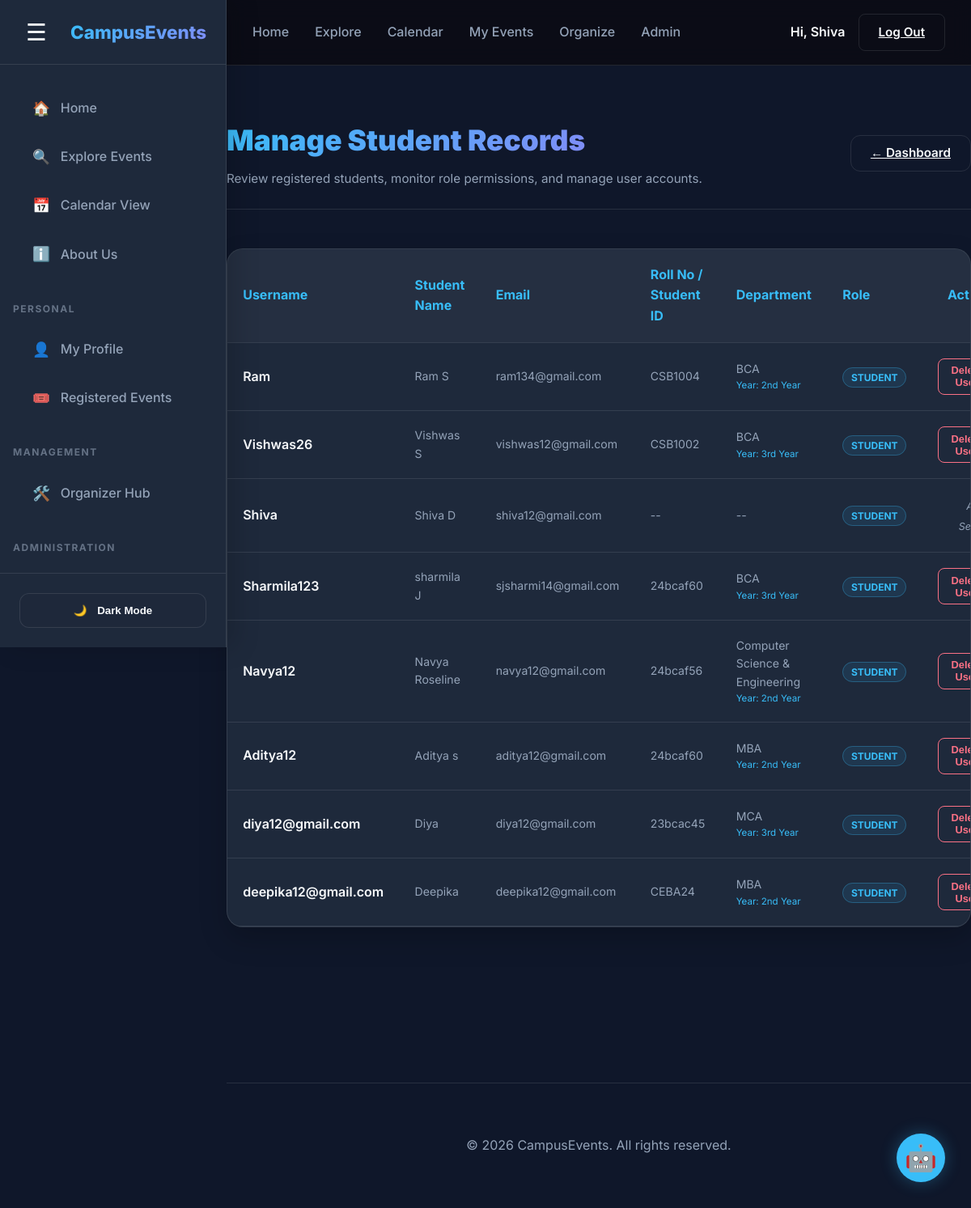
/admin-dashboard/students/ (signed in), run on the app's committed database.
### events/models.py (models this page shows, shortened)
class StudentProfile(models.Model):
    YEAR_CHOICES = [
        ('1', '1st Year'),
        ('2', '2nd Year'),
        ('3', '3rd Year'),
        ('4', '4th Year'),
        ('PG', 'Post Graduate'),
    ]
    DEPARTMENT_CHOICES = [
        ('CSE', 'Computer Science & Engineering'),
        ('ECE', 'Electronics & Communication'),
        ('ME',  'Mechanical Engineering'),
        ('CE',  'Civil Engineering'),
        ('EEE', 'Electrical & Electronics'),
        ('IT',  'Information Technology'),
        ('BCA', 'BCA'),
        ('MCA', 'MCA'),
        ('MBA', 'MBA'),
        ('Other', 'Other'),
    ]
    ROLE_CHOICES = [
        ('student', 'Student'),
        ('organizer', 'Event Organizer'),
        ('admin', 'Administrator'),
    ]
    user       = models.OneToOneField(User, on_delete=models.CASCADE, related_name='student_profile')
    student_id = models.CharField(max_length=20, blank=True)
    department = models.CharField(max_length=50, choices=DEPARTMENT_CHOICES, blank=True)
    year       = models.CharField(max_length=5, choices=YEAR_CHOICES, blank=True)
    phone      = models.CharField(max_length=15, blank=True)
    role       = models.CharField(max_length=20, choices=ROLE_CHOICES, default='student')

### events/views.py (the view)
    def wrapper(request, *args, **kwargs):
        if not is_user_admin(request.user):
            messages.error(request, "Access denied. Administrator privileges required.")
            return redirect('index')
        return view_func(request, *args, **kwargs)

### templates/admin_students.html (shortened to what this page needs)
{% extends 'base.html' %}
{% load static %}
{% block content %}
<section class="container" style="padding: 4rem 0; min-height: 80vh;">
    <div style="margin-bottom: 3rem; border-bottom: 1px solid var(--glass-border); padding-bottom: 1.5rem; display: flex; justify-content: space-between; align-items: center; flex-wrap: wrap; gap: 1rem;">
        <div>
            <h1 style="font-size: 2.2rem; font-weight: 900; background: linear-gradient(135deg, var(--primary-color), var(--secondary-color)); -webkit-background-clip: text; background-clip: text; -webkit-text-fill-color: transparent; display: inline-block;">
                Manage Student Records
            </h1>
            <p style="color: var(--text-secondary); margin-top: 0.5rem; font-size: 0.95rem;">Review registered students, monitor role permissions, and manage user accounts.</p>
        </div>
        <a href="{% url 'admin_dashboard' %}" class="btn btn-outline" style="border-radius: 12px;">← Dashboard</a>
    </div>
    <div style="background: var(--surface-color); border: 1px solid var(--glass-border); border-radius: 20px; overflow: hidden; box-shadow: 0 15px 35px rgba(0,0,0,0.2);">
        <div style="overflow-x: auto;">
            <table style="width: 100%; border-collapse: collapse; text-align: left; min-width: 800px;">
                <thead>
                    <tr style="background: rgba(255, 255, 255, 0.03); border-bottom: 1px solid var(--glass-border);">
                        <th style="padding: 1.2rem; font-weight: 700; color: var(--primary-color);">Username</th>
                        <th style="padding: 1.2rem; font-weight: 700; color: var(--primary-color);">Student Name</th>
                        <th style="padding: 1.2rem; font-weight: 700; color: var(--primary-color);">Email</th>
                        <th style="padding: 1.2rem; font-weight: 700; color: var(--primary-color);">Roll No / Student ID</th>
                        <th style="padding: 1.2rem; font-weight: 700; color: var(--primary-color);">Department</th>
                        <th style="padding: 1.2rem; font-weight: 700; color: var(--primary-color);">Role</th>
                        <th style="padding: 1.2rem; font-weight: 700; color: var(--primary-color); text-align: right;">Actions</th>
                    </tr>
                </thead>
                <tbody>
                    {% for student in students %}
                    <tr style="border-bottom: 1px solid var(--glass-border); transition: var(--transition); background: transparent;"
                        onmouseover="this.style.background='rgba(255, 255, 255, 0.015)'"
                        onmouseout="this.style.background='transparent'">
                        <td style="padding: 1.2rem; font-weight: 600; color: var(--text-primary);">
                            {{ student.user.username }}
                        </td>
                        <td style="padding: 1.2rem; color: var(--text-secondary); font-size: 0.88rem;">
                            {{ student.user.get_full_name|default:"--" }}
                        </td>
                        <td style="padding: 1.2rem; color: var(--text-secondary); font-size: 0.88rem;">
                            {{ student.user.email|default:"--" }}
                        </td>
                        <td style="padding: 1.2rem; color: var(--text-secondary); font-size: 0.88rem;">
                            {{ student.student_id|default:"--" }}
                        </td>
                        <td style="padding: 1.2rem; color: var(--text-secondary); font-size: 0.88rem;">
                            {{ student.get_department_display|default:"--" }}
                            {% if student.year %}
                                <span style="display: block; font-size: 0.72rem; color: var(--primary-color);">Year: {{ student.get_year_display }}</span>
                            {% endif %}
                        </td>
                        <td style="padding: 1.2rem;">
                            {% if student.role == 'admin' %}
                                <span style="background: rgba(239, 68, 68, 0.1); border: 1px solid rgba(239, 68, 68, 0.3); color: #ef4444; font-size: 0.75rem; font-weight: 700; padding: 0.25rem 0.6rem; border-radius: 20px; text-transform: uppercase;">Admin</span>
                            {% elif student.role == 'organizer' %}
                                <span style="background: rgba(139, 92, 246, 0.1); border: 1px solid rgba(139, 92, 246, 0.3); color: #8b5cf6; font-size: 0.75rem; font-weight: 700; padding: 0.25rem 0.6rem; border-radius: 20px; text-transform: uppercase;">Organizer</span>
                            {% else %}
                                <span style="background: rgba(56, 189, 248, 0.1); border: 1px solid rgba(56, 189, 248, 0.3); color: #38bdf8; font-size: 0.75rem; font-weight: 700; padding: 0.25rem 0.6rem; border-radius: 20px; text-transform: uppercase;">Student</span>
                            {% endif %}
                        </td>
                        <td style="padding: 1.2rem; text-align: right;">
                            {% if student.user != user %}
                                <form action="" method="POST" style="display: inline;" onsubmit="return confirm('Are you sure you want to delete this student account? This will permanently delete user credentials, RSVPs, and associated data.');">
                                    <button type="submit" class="btn btn-outline" style="padding: 0.4rem 1rem; font-size: 0.8rem; border-radius: 8px; border-color: var(--accent-color); color: var(--accent-color); cursor: pointer;">
                                        Delete User
                                    </button>
                                </form>
                            {% else %}
                                <span style="font-size: 0.78rem; color: var(--text-secondary); font-style: italic;">Active Session</span>
                            {% endif %}
                        </td>
                    </tr>
                    {% endfor %}
                </tbody>
            </table>
        </div>
    </div>
</section>
{% endblock %}

### templates/base.html (shortened to what this page needs)
{% load static %}
<!DOCTYPE html>
<html lang="en">
<head>
    <link rel="stylesheet" href="{% static 'css/style.css' %}">
</head>
<body>
    <div class="app-layout">
        <aside class="sidebar-nav" id="sidebarNav">
            <div class="sidebar-header">
                <button class="hamburger-btn sidebar-toggle" id="sidebarToggleBtn" aria-label="Toggle Sidebar">☰</button>
                <span class="sidebar-logo">CampusEvents</span>
            </div>
            <ul class="sidebar-links">
                <li><a href="/"><span class="icon">🏠</span> <span class="link-text">Home</span></a></li>
                <li><a href="{% url 'explore' %}"><span class="icon">🔍</span> <span class="link-text">Explore Events</span></a></li>
                <li><a href="{% url 'calendar_view' %}"><span class="icon">📅</span> <span class="link-text">Calendar View</span></a></li>
                <li><a href="{% url 'about' %}"><span class="icon">ℹ️</span> <span class="link-text">About Us</span></a></li>
                {% if user.is_authenticated %}
                    <li class="sidebar-divider">Personal</li>
                    <li><a href="{% url 'profile' %}"><span class="icon">👤</span> <span class="link-text">My Profile</span></a></li>
                    <li><a href="{% url 'my_events' %}"><span class="icon">🎟️</span> <span class="link-text">Registered Events</span></a></li>
                    {% if user.student_profile.role == 'organizer' or user.is_staff or user.is_superuser or user.student_profile.role == 'admin' %}
                        <li class="sidebar-divider">Management</li>
                        <li><a href="{% url 'organized_events' %}"><span class="icon">🛠️</span> <span class="link-text">Organizer Hub</span></a></li>
                    {% endif %}
                    {% if user.is_staff or user.is_superuser or user.student_profile.role == 'admin' %}
                        <li class="sidebar-divider">Administration</li>
                        <li><a href="{% url 'admin_dashboard' %}"><span class="icon">📈</span> <span class="link-text">Admin Analytics</span></a></li>
                    {% endif %}
                {% endif %}
            </ul>
            <div class="sidebar-footer">
                <button class="theme-toggle-btn" id="themeToggleBtn">
                    <span id="themeToggleIcon">🌙</span> <span id="themeToggleText">Dark Mode</span>
                </button>
            </div>
        </aside>
        <div class="main-wrapper" id="mainWrapper">
            <header>
                <div class="container">
                    <nav>
                        <ul class="nav-links">
                            <li><a href="/">Home</a></li>
                            <li><a href="{% url 'explore' %}">Explore</a></li>
                            <li><a href="{% url 'calendar_view' %}">Calendar</a></li>
                            {% if user.is_authenticated %}
                                <li><a href="{% url 'my_events' %}">My Events</a></li>
                                {% if user.student_profile.role == 'organizer' or user.is_staff or user.is_superuser or user.student_profile.role == 'admin' %}
                                    <li><a href="{% url 'organized_events' %}">Organize</a></li>
                                {% endif %}
                                {% if user.is_staff or user.is_superuser or user.student_profile.role == 'admin' %}
                                    <li><a href="{% url 'admin_dashboard' %}">Admin</a></li>
                                {% endif %}
                            {% endif %}
                        </ul>
                        <div class="auth-buttons">
                            {% if user.is_authenticated %}
                                <div class="user-greeting-wrapper" style="display: flex; align-items: center; gap: 1rem;">
                                    <span class="user-greeting" onclick="window.location.href='{% url 'profile' %}'" style="cursor: pointer; font-weight: 600; color: var(--text-primary);">
                                        Hi, {{ user.first_name|default:user.username }}
                                    </span>
                                    <a href="{% url 'logout' %}" class="btn btn-outline">Log Out</a>
                                </div>
                            {% else %}
                                <a href="{% url 'login' %}" class="btn btn-outline">Log In</a>
                                <a href="{% url 'register' %}" class="btn btn-primary">Sign Up</a>
                            {% endif %}
                        </div>
                    </nav>
                </div>
            </header>
            <main>
                {% block content %}{% endblock %}
            </main>
            <footer>
                <div class="container">
                    <p>&copy; 2026 CampusEvents. All rights reserved.</p>
                </div>
            </footer>
        </div>
    </div>
    <button id="chat-toggle" class="chat-toggle-btn" onclick="toggleChat()">🤖</button>
</body>
</html>

### data on the page
StudentProfile: user.username "Ram", user.get_full_name "Ram S", user.email "ram134@gmail.com", student_id "CSB1004", department "BCA", year "2nd Year", role "STUDENT"
StudentProfile: user.username "Vishwas26", user.get_full_name "Vishwas S", user.email "vishwas12@gmail.com", student_id "CSB1002", department "BCA", year "3rd Year", role "STUDENT"
StudentProfile: user.username "Shiva", user.get_full_name "Shiva D", user.email "shiva12@gmail.com", student_id "--", department "--", role "STUDENT", shows "Active Session"
StudentProfile: user.username "Sharmila123", user.get_full_name "sharmila J", user.email "sjsharmi14@gmail.com", student_id "24bcaf60", department "BCA", year "3rd Year", role "STUDENT"
StudentProfile: user.username "Navya12", user.get_full_name "Navya Roseline", user.email "navya12@gmail.com", student_id "24bcaf56", department "Computer Science & Engineering", year "2nd Year", role "STUDENT"
StudentProfile: user.username "Aditya12", user.get_full_name "Aditya s", user.email "aditya12@gmail.com", student_id "24bcaf60", department "MBA", year "2nd Year", role "STUDENT"
StudentProfile: user.username "diya12@gmail.com", user.get_full_name "Diya", user.email "diya12@gmail.com", student_id "23bcac45", department "MCA", year "3rd Year", role "STUDENT"
StudentProfile: user.username "deepika12@gmail.com", user.get_full_name "Deepika", user.email "deepika12@gmail.com", student_id "CEBA24", department "MBA", year "2nd Year", role "STUDENT"

### other printed values
{{ user.first_name|default:user.username }} "Shiva"
